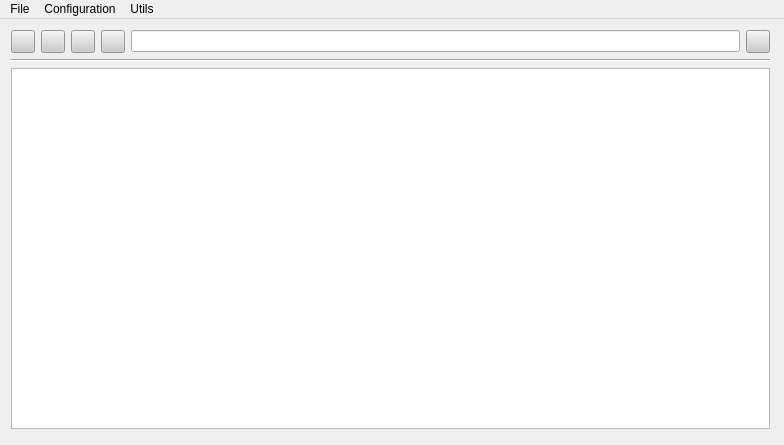
<?xml version="1.0" encoding="UTF-8"?>
<ui version="4.0">
 <class>OfflineFileManagerClass</class>
 <widget class="QMainWindow" name="OfflineFileManagerClass">
  <property name="geometry">
   <rect>
    <x>0</x>
    <y>0</y>
    <width>784</width>
    <height>445</height>
   </rect>
  </property>
  <property name="windowTitle">
   <string>OfflineFileManager</string>
  </property>
  <widget class="QWidget" name="centralWidget">
   <widget class="QWidget" name="layoutWidget">
    <property name="geometry">
     <rect>
      <x>0</x>
      <y>0</y>
      <width>781</width>
      <height>421</height>
     </rect>
    </property>
    <layout class="QVBoxLayout" name="verticalLayout">
     <item>
      <layout class="QHBoxLayout" name="horizontalLayout">
       <item>
        <widget class="QToolButton" name="updateButton">
         <property name="styleSheet">
          <string notr="true">background: rgb(204, 204, 204);
image: url(:/OfflineFileManager/res/icons/refresh_update_icon_142975.png);



</string>
         </property>
         <property name="text">
          <string/>
         </property>
        </widget>
       </item>
       <item>
        <widget class="QToolButton" name="addFolderButton">
         <property name="styleSheet">
          <string notr="true">background: rgb(204, 204, 204);
image: url(:/OfflineFileManager/res/icons/add-folder.png);
</string>
         </property>
         <property name="text">
          <string/>
         </property>
        </widget>
       </item>
       <item>
        <widget class="QToolButton" name="homeButton">
         <property name="styleSheet">
          <string notr="true">background: rgb(204, 204, 204);
image: url(:/OfflineFileManager/res/icons/house.png);</string>
         </property>
         <property name="text">
          <string/>
         </property>
        </widget>
       </item>
       <item>
        <widget class="QToolButton" name="upButton">
         <property name="styleSheet">
          <string notr="true">background: rgb(204, 204, 204);
image: url(:/OfflineFileManager/res/icons/upload.png);</string>
         </property>
         <property name="text">
          <string/>
         </property>
        </widget>
       </item>
       <item>
        <widget class="QLineEdit" name="addressLine"/>
       </item>
       <item>
        <widget class="QToolButton" name="searchButton">
         <property name="styleSheet">
          <string notr="true">background: rgb(204, 204, 204);
image: url(:/OfflineFileManager/res/icons/172546_search_icon.png);</string>
         </property>
         <property name="text">
          <string/>
         </property>
        </widget>
       </item>
      </layout>
     </item>
     <item>
      <widget class="Line" name="separ">
       <property name="orientation">
        <enum>Qt::Horizontal</enum>
       </property>
      </widget>
     </item>
     <item>
      <widget class="QTreeView" name="fileSystemTree"/>
     </item>
    </layout>
   </widget>
  </widget>
  <widget class="QMenuBar" name="menuBar">
   <property name="geometry">
    <rect>
     <x>0</x>
     <y>0</y>
     <width>784</width>
     <height>22</height>
    </rect>
   </property>
   <widget class="QMenu" name="menuFile">
    <property name="title">
     <string>File</string>
    </property>
    <addaction name="actionOpen"/>
    <addaction name="actionSave"/>
    <addaction name="separator"/>
    <addaction name="actionUpdate"/>
    <addaction name="actionCreate_Virtual_Folder"/>
    <addaction name="actionReturn_Home"/>
    <addaction name="actionReturn_Upper"/>
    <addaction name="actionSearch"/>
    <addaction name="separator"/>
    <addaction name="actionClose_3"/>
   </widget>
   <widget class="QMenu" name="menuConfiguration">
    <property name="title">
     <string>Configuration</string>
    </property>
    <widget class="QMenu" name="menuRegime">
     <property name="title">
      <string>Regime</string>
     </property>
     <addaction name="actionExternal_drives"/>
     <addaction name="actionAll_drives"/>
    </widget>
    <addaction name="menuRegime"/>
    <addaction name="actionMaximum_depth"/>
    <addaction name="actionSet_Filter"/>
   </widget>
   <widget class="QMenu" name="menuUtils">
    <property name="title">
     <string>Utils</string>
    </property>
    <addaction name="actionrobocopy"/>
    <addaction name="actionArchiver"/>
   </widget>
   <addaction name="menuFile"/>
   <addaction name="menuConfiguration"/>
   <addaction name="menuUtils"/>
  </widget>
  <action name="actionClose">
   <property name="text">
    <string>Close</string>
   </property>
  </action>
  <action name="actionOpen">
   <property name="text">
    <string>Open</string>
   </property>
  </action>
  <action name="actionSave">
   <property name="text">
    <string>Save</string>
   </property>
  </action>
  <action name="actionOpen_in_file_explorer">
   <property name="text">
    <string>Open in file explorer</string>
   </property>
  </action>
  <action name="actionProperties">
   <property name="text">
    <string>Properties</string>
   </property>
  </action>
  <action name="actionOpenFile">
   <property name="text">
    <string>Open</string>
   </property>
  </action>
  <action name="actionExternal_drives">
   <property name="text">
    <string>External drives</string>
   </property>
  </action>
  <action name="actionAll_drives">
   <property name="text">
    <string>All drives</string>
   </property>
  </action>
  <action name="actionMaximum_depth">
   <property name="text">
    <string>Maximum depth</string>
   </property>
  </action>
  <action name="actionGoogle_Drive">
   <property name="text">
    <string>Google Drive</string>
   </property>
  </action>
  <action name="actionrobocopy">
   <property name="text">
    <string>robocopy</string>
   </property>
  </action>
  <action name="actionUpdate">
   <property name="text">
    <string>Update</string>
   </property>
  </action>
  <action name="actionCreate_Virtual_Folder">
   <property name="text">
    <string>Create Virtual Folder</string>
   </property>
  </action>
  <action name="actionReturn_Home">
   <property name="text">
    <string>Return Home</string>
   </property>
  </action>
  <action name="actionReturn_Upper">
   <property name="text">
    <string>Return Upper</string>
   </property>
  </action>
  <action name="actionClose_2">
   <property name="text">
    <string>Close</string>
   </property>
  </action>
  <action name="actionSet_Filter">
   <property name="text">
    <string>Set Filter</string>
   </property>
  </action>
  <action name="actionSearch">
   <property name="text">
    <string>Search</string>
   </property>
  </action>
  <action name="actionClose_3">
   <property name="text">
    <string>Close</string>
   </property>
  </action>
  <action name="actionArchiver">
   <property name="text">
    <string>Archiver</string>
   </property>
  </action>
 </widget>
 <layoutdefault spacing="6" margin="11"/>
 <resources>
  <include location="OfflineFileManager.qrc"/>
 </resources>
 <connections/>
</ui>
